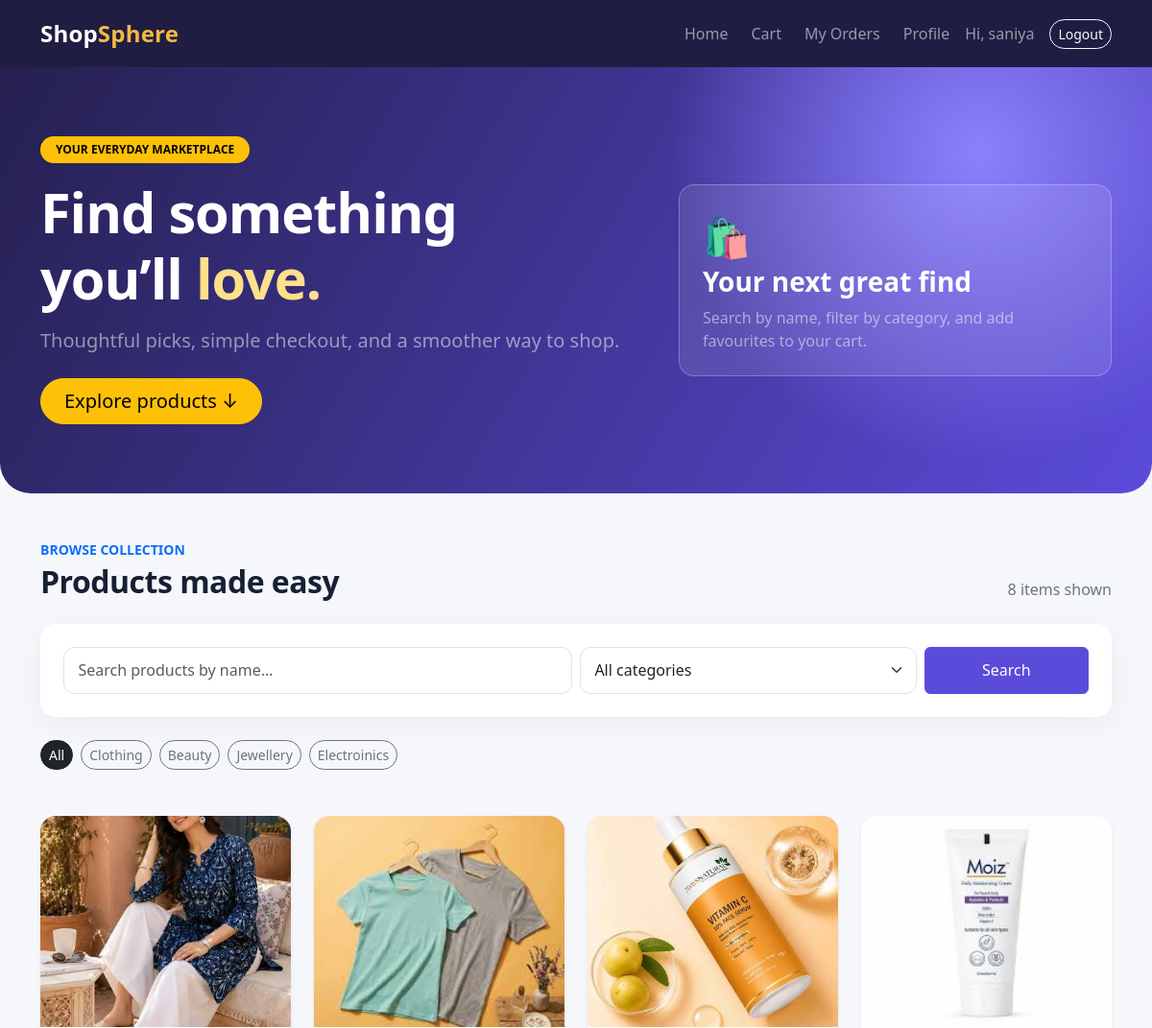
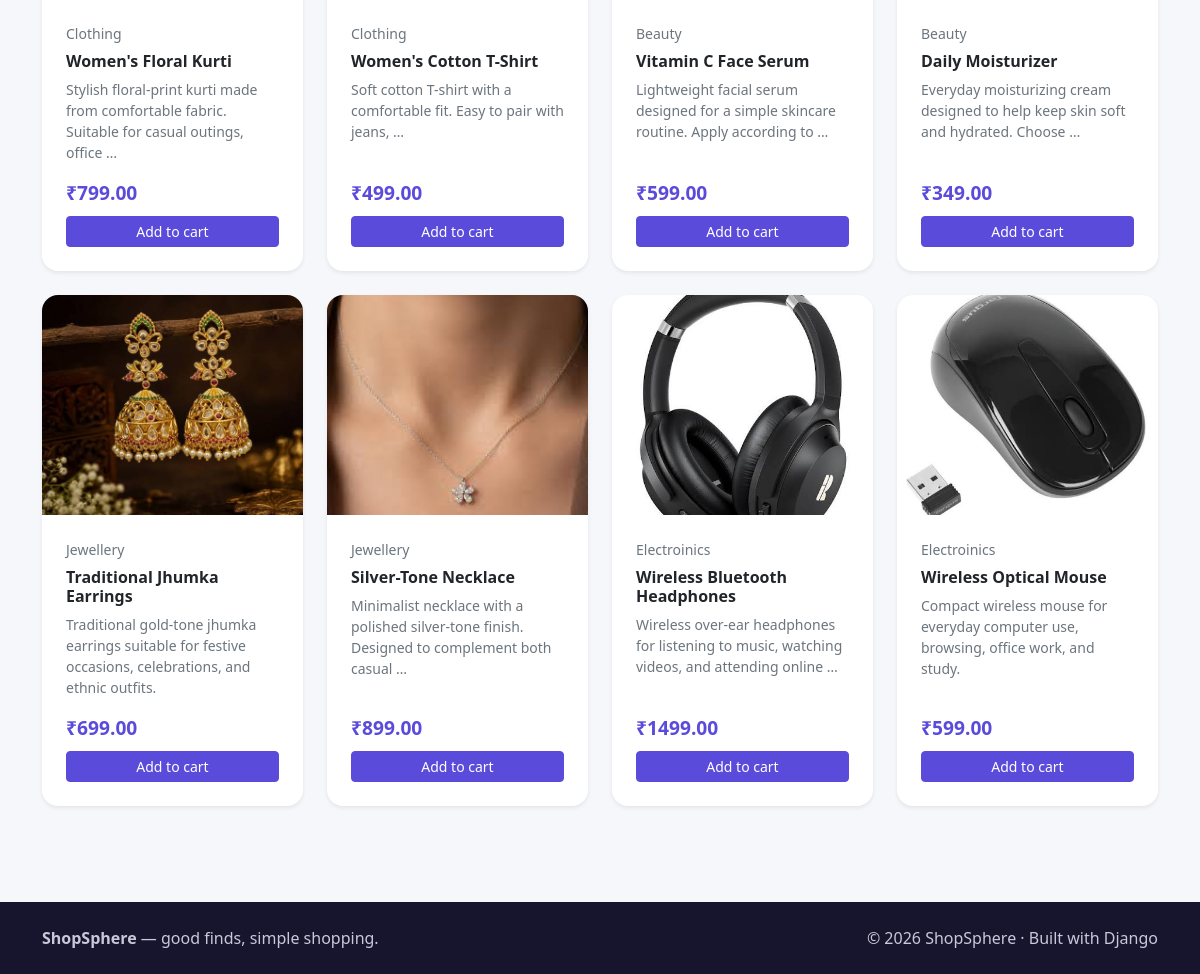
The app's page / (signed in) with its own data (2 pictures, top to bottom).
### store/models.py (models this page shows, shortened)
class Category(models.Model):
    name=models.CharField(max_length=100,unique=True)
    description=models.TextField(blank=True)

class Product(models.Model):
    category=models.ForeignKey(
        Category,
        on_delete=models.CASCADE,
        related_name='products'
    )
    name=models.CharField(max_length=200)
    description=models.TextField()
    price=models.DecimalField(max_digits=10,decimal_places=2)
    stock=models.PositiveIntegerField(default=0)
    image=models.ImageField(upload_to='products/',blank=True,null=True)
    created_at=models.DateTimeField(auto_now_add=True)

### store/views.py (the view)
# urls.py: path('', views.home, name='home'),
@login_required
def home(request):
    categories = Category.objects.all()
    products = Product.objects.select_related('category').all()
    keyword = request.GET.get('q', '').strip()
    if keyword:
        products = products.filter(name__icontains=keyword)
    category_id = request.GET.get('category', '')
    if category_id:
        products = products.filter(category_id=category_id)
    return render(request, 'home.html', {
        'categories': categories,
        'products': products,
        'keyword': keyword,
        'selected_category': category_id,
    })

### store/context_processors.py (called while the page is built)
def cart_summary(request):
    cart = request.session.get("cart", {})
    count = 0
    for quantity in cart.values():
        try:
            count += max(0, int(quantity))
        except (TypeError, ValueError):
            continue
    return {"cart_count": count}

### store/templates/home.html (shortened to what this page needs)
{% extends 'base.html' %}
{% block content %}
<header class="hero py-5 py-lg-6">
  <div class="container py-lg-4">
    <div class="row align-items-center g-4">
      <div class="col-lg-7">
        <span class="badge rounded-pill text-bg-warning mb-3 px-3 py-2">YOUR EVERYDAY MARKETPLACE</span>
        <h1>Find something<br>you’ll <span style="color:#ffe08a">love.</span></h1>
        <p class="lead text-white-50 mt-3 mb-4">Thoughtful picks, simple checkout, and a smoother way to shop.</p>
        <a href="#products" class="btn btn-warning btn-lg pill px-4">Explore products <span aria-hidden="true">↓</span></a>
      </div>
      <div class="col-lg-5 d-none d-md-block">
        <div class="bg-white bg-opacity-10 border border-white border-opacity-25 rounded-4 p-4">
          <div class="fs-1">🛍️</div><h3 class="fw-bold">Your next great find</h3>
          <p class="mb-0 text-white-50">Search by name, filter by category, and add favourites to your cart.</p>
        </div>
      </div>
    </div>
  </div>
</header>
<main class="container py-5">
  <div class="d-flex flex-column flex-md-row justify-content-between align-items-md-end gap-3 mb-4">
    <div><p class="text-uppercase small fw-bold text-primary mb-1">Browse collection</p><h2 class="section-title mb-0" id="products">Products made easy</h2></div>
    <span class="text-secondary">{{ products|length }} item{{ products|length|pluralize }} shown</span>
  </div>
  <form method="get" action="{% url 'home' %}" class="panel bg-white p-3 p-md-4 mb-4">
    <div class="row g-2">
      <div class="col-12 col-md-6"><label class="visually-hidden" for="searchBox">Search products</label><input id="searchBox" type="search" name="q" class="form-control" placeholder="Search products by name…" value="{{ keyword }}"></div>
      <div class="col-8 col-md-4"><select id="categorySelect" name="category" class="form-select"><option value="">All categories</option></select></div>
      <div class="col-4 col-md-2 d-grid"><button class="btn btn-primary" type="submit">Search</button></div>
    </div>
  </form>
  {% if categories %}
  <div class="d-flex flex-wrap gap-2 mb-5">
    <a class="btn btn-sm {% if not selected_category %}btn-dark{% else %}btn-outline-secondary{% endif %} pill" href="{% url 'home' %}">All</a>
    {% for category in categories %}<a class="btn btn-sm {% if selected_category == category.id|stringformat:'s' %}btn-dark{% else %}btn-outline-secondary{% endif %} pill" href="?category={{ category.id }}">{{ category.name }}</a>{% endfor %}
  </div>
  {% endif %}
  <div class="row g-3 g-lg-4">
    {% for product in products %}
    <div class="col-6 col-md-4 col-xl-3">
      <article class="card product-card h-100 shadow-sm">
        <a href="{% url 'product_detail' product.id %}" class="text-decoration-none">
          {% if product.image %}<img src="{{ product.image.url }}" class="card-img-top product-image" alt="{{ product.name }}">
          {% else %}<div class="product-image d-flex align-items-center justify-content-center fs-1" role="img" aria-label="No product image">🛍️</div>{% endif %}
        </a>
        <div class="card-body d-flex flex-column p-3 p-lg-4">
          <span class="small text-secondary mb-2">{{ product.category.name }}</span>
          <h3 class="h6 fw-bold"><a class="text-dark text-decoration-none" href="{% url 'product_detail' product.id %}">{{ product.name }}</a></h3>
          <p class="small text-secondary flex-grow-1">{{ product.description|truncatewords:12 }}</p>
          <div class="price mb-2">₹{{ product.price|floatformat:2 }}</div>
          {% if product.stock > 0 %}
            <form method="post" action="{% url 'add_to_cart' product.id %}">{% csrf_token %}<button class="btn btn-primary w-100 btn-sm" type="submit">Add to cart</button></form>
          {% else %}<button class="btn btn-secondary w-100 btn-sm" disabled>Out of stock</button>{% endif %}
        </div>
      </article>
    </div>
    {% empty %}
    <div class="col-12"><div class="empty-state text-center p-5"><div class="fs-1 mb-2">🔎</div><h3 class="h5">No products found</h3><p class="text-secondary">Try another search or clear your filters.</p><a href="{% url 'home' %}" class="btn btn-primary pill">Show all products</a></div></div>
    {% endfor %}
  </div>
</main>
{% endblock %}

### store/templates/base.html (shortened to what this page needs)
{% load static %}
<!doctype html>
<html lang="en">
<head>
  <link href="https://cdn.jsdelivr.net/npm/bootstrap@5.3.3/dist/css/bootstrap.min.css" rel="stylesheet">
  <link href="{% static 'css/style.css' %}" rel="stylesheet">
</head>
<body>
  <nav class="navbar navbar-expand-lg navbar-dark" style="background:#201d42">
    <div class="container py-1">
      <a class="navbar-brand fs-4" href="{% url 'home' %}">Shop<span class="brand-dot">Sphere</span></a>
      <div class="collapse navbar-collapse" id="mainNav">
        <ul class="navbar-nav ms-auto align-items-lg-center gap-lg-2">
          <li class="nav-item"><a class="nav-link" href="{% url 'home' %}">Home</a></li>
          <li class="nav-item"><a class="nav-link" href="{% url 'cart' %}">Cart{% if cart_count %} <span class="badge bg-warning text-dark">{{ cart_count }}</span>{% endif %}</a></li>
          {% if user.is_authenticated %}
            <li class="nav-item"><a class="nav-link" href="{% url 'my_orders' %}">My Orders</a></li>
            <li class="nav-item"><a class="nav-link" href="{% url 'profile' %}">Profile</a></li>
            <li class="nav-item"><span class="navbar-text me-lg-2">Hi, {{ user.username }}</span></li>
            <li class="nav-item"><form action="{% url 'logout' %}" method="post">{% csrf_token %}<button class="btn btn-outline-light btn-sm pill" type="submit">Logout</button></form></li>
          {% else %}
            <li class="nav-item"><a class="nav-link" href="{% url 'login' %}">Login</a></li>
            <li class="nav-item"><a class="btn btn-warning btn-sm pill px-3" href="{% url 'register' %}">Create account</a></li>
          {% endif %}
        </ul>
      </div>
    </div>
  </nav>
  {% block content %}{% endblock %}
  <footer class="footer mt-5 py-4">
    <div class="container d-flex flex-column flex-sm-row justify-content-between gap-2">
      <span><strong>ShopSphere</strong> — good finds, simple shopping.</span>
      <span>© {% now "Y" %} ShopSphere · Built with Django</span>
    </div>
  </footer>
</body>
</html>

### static/css/style.css (style rules this page uses)
:root { --ink:#172033;--brand:#5b4bdb;--brand-dark:#4034ad;--surface:#f6f7fb }
body { background:var(--surface);color:var(--ink);min-height:100vh }
.navbar-brand { font-weight:800;letter-spacing:.2px }
.brand-dot { color:#f5b942 }
.hero { background:radial-gradient(circle at 85% 20%,#8c80ff 0,transparent 30%),linear-gradient(120deg,#25204f,#5b4bdb);color:#fff;border-radius:0 0 2rem 2rem }
.hero h1 { font-size:clamp(2rem,5vw,3.6rem);font-weight:800;letter-spacing:-1px }
.section-title { font-weight:800;letter-spacing:-.5px }
.product-card { border:0;border-radius:1rem;overflow:hidden;transition:transform .2s,box-shadow .2s }
.product-image { height:220px;object-fit:cover;background:#ececf4 }
.price { color:var(--brand);font-size:1.2rem;font-weight:800 }
.btn-primary { background:var(--brand);border-color:var(--brand) }
.pill { border-radius:999px }
.panel { border:0;border-radius:1rem;box-shadow:0 8px 30px #2020440d }
.form-control,.form-select { padding:.72rem .9rem;border-radius:.7rem }
.footer { background:#17152e;color:#c9c8da }

### records on screen
Category: name "Clothing"
Category: name "Beauty"
Category: name "Jewellery"
Category: name "Electroinics"
Product: image (picture), category.name "Clothing", name "Women's Floral Kurti", description "Stylish floral-print kurti made from comfortable fabric. Suitable for casual outings, office …", price "799.00", stock "Add to cart"
Product: image (picture), category.name "Clothing", name "Women's Cotton T-Shirt", description "Soft cotton T-shirt with a comfortable fit. Easy to pair with jeans, …", price "499.00", stock "Add to cart"
Product: image (picture), category.name "Beauty", name "Vitamin C Face Serum", description "Lightweight facial serum designed for a simple skincare routine. Apply according to …", price "599.00", stock "Add to cart"
Product: image (picture), category.name "Beauty", name "Daily Moisturizer", description "Everyday moisturizing cream designed to help keep skin soft and hydrated. Choose …", price "349.00", stock "Add to cart"
Product: image (picture), category.name "Jewellery", name "Traditional Jhumka Earrings", description "Traditional gold-tone jhumka earrings suitable for festive occasions, celebrations, and ethnic outfits.", price "699.00", stock "Add to cart"
Product: image (picture), category.name "Jewellery", name "Silver-Tone Necklace", description "Minimalist necklace with a polished silver-tone finish. Designed to complement both casual …", price "899.00", stock "Add to cart"
Product: image (picture), category.name "Electroinics", name "Wireless Bluetooth Headphones", description "Wireless over-ear headphones for listening to music, watching videos, and attending online …", price "1499.00", stock "Add to cart"
Product: image (picture), category.name "Electroinics", name "Wireless Optical Mouse", description "Compact wireless mouse for everyday computer use, browsing, office work, and study.", price "599.00", stock "Add to cart"

### other values on screen
{{ user.username }} "saniya"
{{ products|length }} "8"
